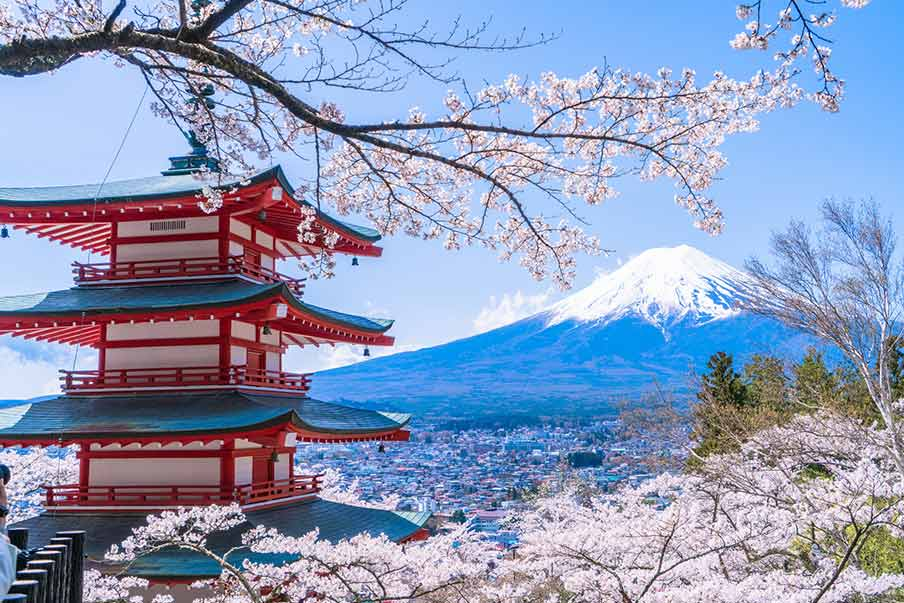
#> input picture Procesamiento-Imagenes/Manipulacion y procesado con NumPy y SciPy/Japan.jpeg, 904 x 603 px
$ python -i Funcion.py   (imports and definitions only)
#> lines starting #> are read from the running program, lines starting #| are printed output that depends on the picture; after the words box and inside, x2 and y2 are one past the last pixel; in counts of white or black regions, pixels touching at a corner belong together
import cv2
import numpy as np
import scipy as sp
import matplotlib.pyplot as plt

def procesado(ruta,filtro,img=0):
#> called with filtro = 3, img = 1
    im = cv2.imread(ruta)
#> im is the input picture: shape (603, 904, 3); mean B, G, R 184.1, 152.8, 139.8
    im = cv2.cvtColor(im, cv2.COLOR_BGR2GRAY)
#> im: shape (603, 904)
    umbral,im1 = cv2.threshold(im, 0, 255,  cv2.THRESH_OTSU)
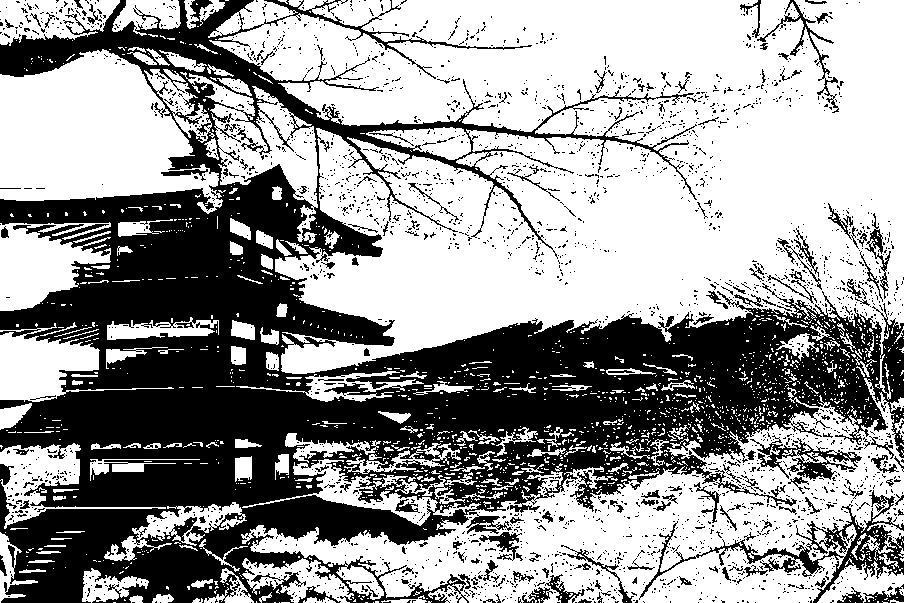
#> im1: shape (603, 904); 60.3% white; 2704 black regions (2548 under 20 px), largest, box (x1, y1, x2, y2) and area: (0, 0, 904, 603) 191569, (639, 490, 904, 603) 4379, (750, 435, 862, 480) 1530
#> umbral = 141
    label_im, nb_labels = sp.ndimage.label(im1)
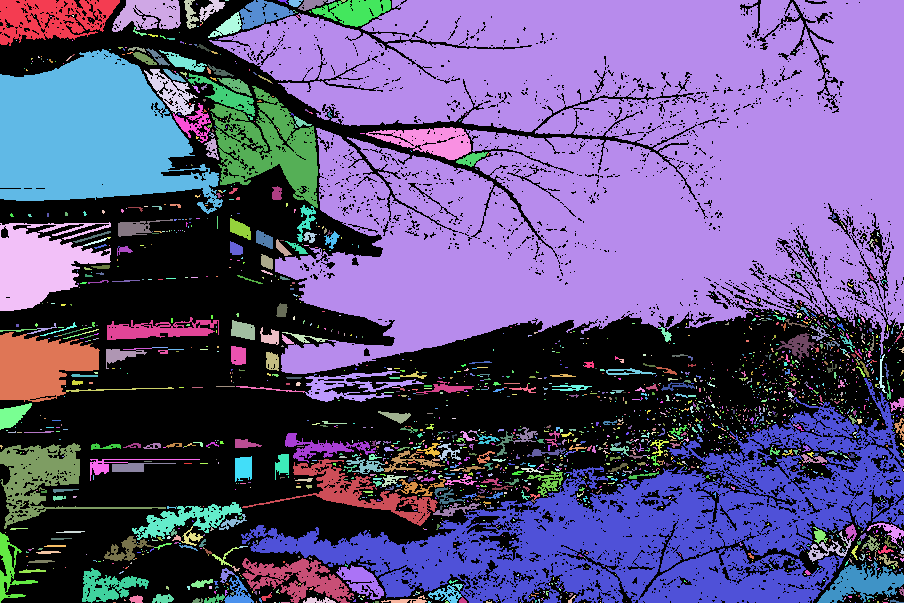
#> label_im: shape (603, 904) int32; 2551 distinct labels, from 0 to 2550; one colour per label, 0 black
#> nb_labels = 2550
    sizes = sp.ndimage.sum(im1, label_im, range(nb_labels + 1))
#> sizes = 2551 values, max 45282645 at index 13, min 0 at index 0, mean 32840.1
    mask_size = sizes < (sizes.max() - 10)
    remove_pixel = mask_size[label_im]
#> remove_pixel: shape (603, 904) bool; 67.4% white; 1 black region, box (x1, y1, x2, y2) and area: (209, 0, 904, 374) 177579
    label_im[remove_pixel] = 0
    raiz = sp.ndimage.binary_opening(label_im, structure=np.ones((filtro,filtro)))
#> raiz: shape (603, 904) bool; 31.6% white; 53 white regions (31 under 20 px), largest, box (x1, y1, x2, y2) and area: (213, 0, 904, 374) 166574, (317, 128, 390, 236) 4403, (376, 33, 400, 42) 157
    label_raiz, nb_labels_raiz = sp.ndimage.label(raiz)
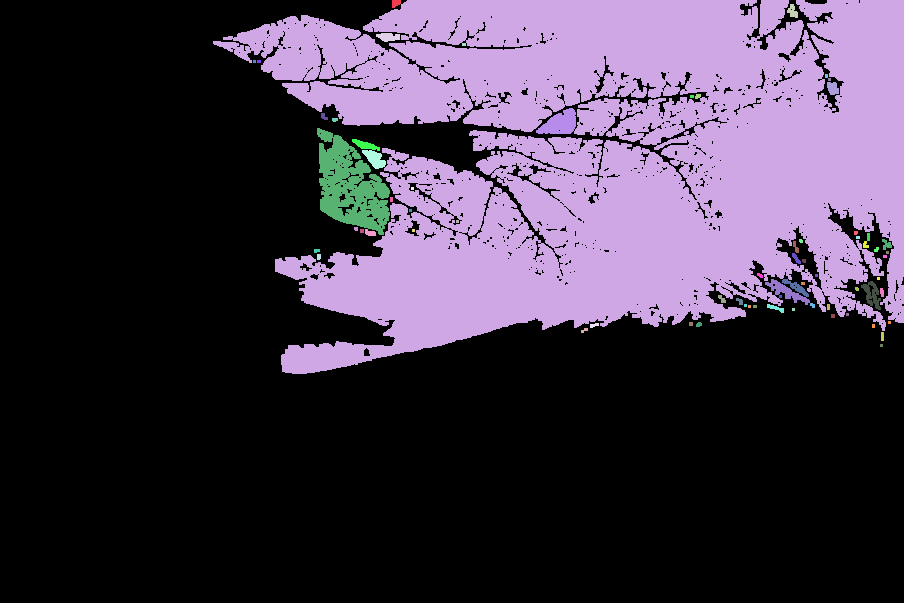
#> label_raiz: shape (603, 904) int32; 70 distinct labels, from 0 to 69; one colour per label, 0 black
#> nb_labels_raiz = 69
    sizes1 = sp.ndimage.sum(raiz, label_raiz, range(nb_labels_raiz + 1))
#> sizes1 = 70 values, max 164489 at index 2, min 0 at index 0, mean 2461.1
    mask_size1 = sizes1 < (sizes1.max() - 10)
    remove_pixel1 = mask_size1[label_raiz]
#> remove_pixel1: shape (603, 904) bool; 69.8% white; 1 black region, box (x1, y1, x2, y2) and area: (213, 0, 904, 374) 164489
    label_raiz[remove_pixel1] = 0
    if label_raiz.max() > 1:
        label_raiz_scaled = (255.0 / label_raiz.max() * label_raiz).astype(np.uint8)
    else:
        label_raiz_scaled = (label_raiz * 255).astype(np.uint8)

    if im1.max() > 1:
        im1_scaled = (255.0 / im1.max() * im1).astype(np.uint8)
    else:
        im1_scaled = (im1 * 255).astype(np.uint8)
    if img != 0:
        return im1_scaled
    else:
        return label_raiz_scaled

def seleccion(ruta):
    imagen_original = procesado(ruta,3,1)
    imagen_3 = procesado(ruta,3)
    imagen_5 = procesado(ruta,5)
#> call 3 of procesado, with filtro = 5, img = 0
#> in procesado (call 3), `raiz = sp.ndimage.binary_opening(label_im, structure=np.ones((filtro,f..`: raiz: shape (603, 904) bool; 29.9% white; 38 white regions, largest, box (x1, y1, x2, y2) and area: (237, 0, 904, 374) 152937, (319, 131, 389, 234) 3646, (538, 99, 619, 136) 1738
#> in procesado (call 3), `label_raiz, nb_labels_raiz = sp.ndimage.label(raiz)`:
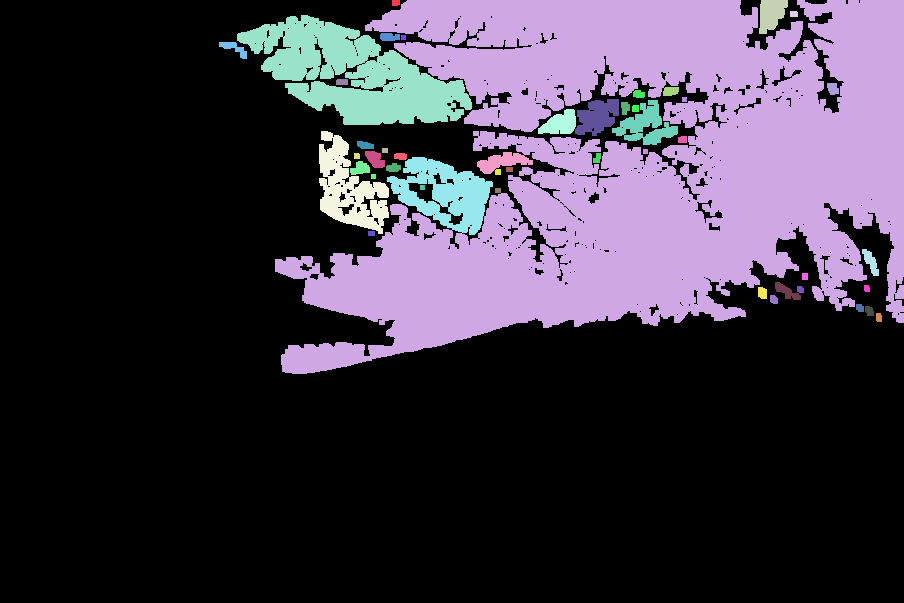
#> label_raiz: shape (603, 904) int32; 48 distinct labels, from 0 to 47; one colour per label, 0 black
#> in procesado (call 3), `label_raiz, nb_labels_raiz = sp.ndimage.label(raiz)`: nb_labels_raiz = 47
#> in procesado (call 3), `sizes1 = sp.ndimage.sum(raiz, label_raiz, range(nb_labels_raiz + 1))`: sizes1 = 48 values, max 134458 at index 2, min 0 at index 0, mean 3399.8
#> in procesado (call 3), `remove_pixel1 = mask_size1[label_raiz]`:
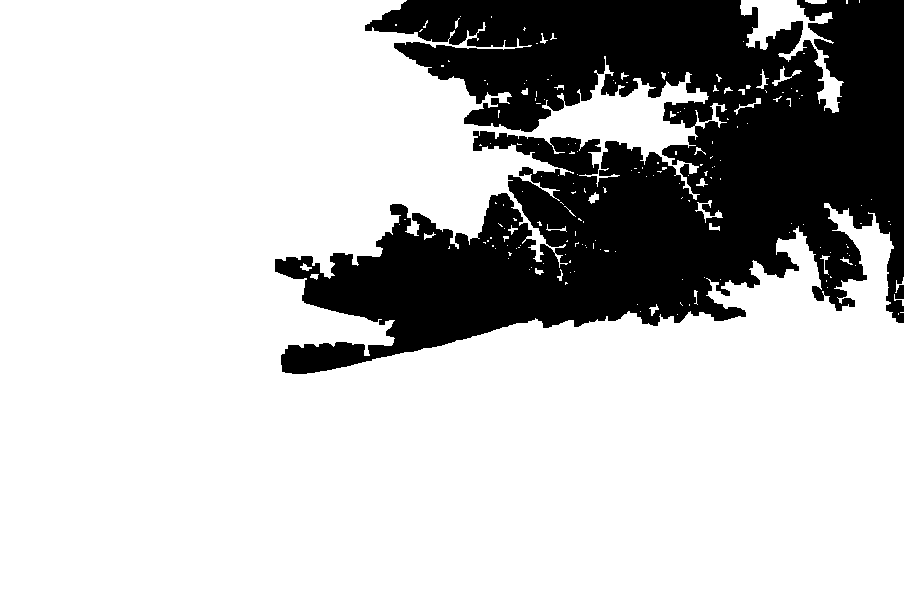
#> remove_pixel1: shape (603, 904) bool; 75.3% white; 1 black region, box (x1, y1, x2, y2) and area: (275, 0, 904, 374) 134458
    area_total = 0
    for i in imagen_original:
        for j in i:
            if j != 0:
                area_total += 1
#> after the loop, area_total = 328530
    labels3 = np.unique(imagen_3)
#> labels3 = [0, 255]
    slice_x, slice_y = sp.ndimage.find_objects(imagen_3 == labels3[1])[0]
    rec3 = imagen_3[slice_x, slice_y]
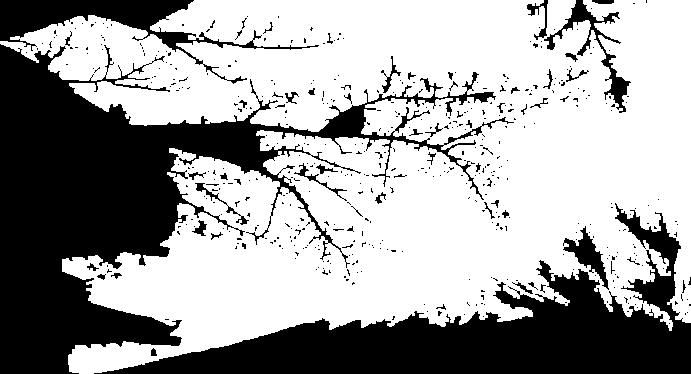
#> rec3: shape (374, 691); 63.6% white; 502 black regions (451 under 20 px), largest, box (x1, y1, x2, y2) and area: (0, 44, 514, 374) 50119, (94, 203, 691, 374) 31715, (0, 0, 319, 84) 5668
    area_3 = 0
    for i in rec3:
        for j in i:
            if j != 0:
                area_3 += 1
#> after the loop, area_3 = 164489
    labels5 = np.unique(imagen_5)
#> labels5 = [0, 255]
    slice_x1, slice_y1 = sp.ndimage.find_objects(imagen_5 == labels5[1])[0]
    rec3 = imagen_5[slice_x1, slice_y1]
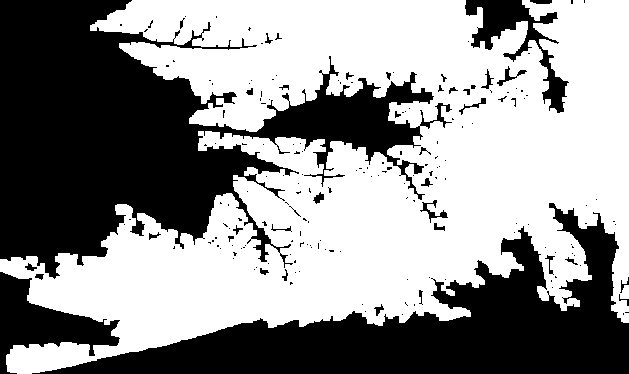
#> rec3: shape (374, 629); 57.2% white; 192 black regions (156 under 20 px), largest, box (x1, y1, x2, y2) and area: (0, 0, 452, 279) 55541, (32, 203, 629, 374) 35070, (0, 272, 120, 374) 4929
    area_5 = 0
    for i in imagen_5:
        for j in i:
            if j != 0:
                area_5 += 1
#> after the loop, area_5 = 134458
    relacion_3 = (area_total- area_3)/area_total
#> relacion_3 = 0.499
    relacion_5 = (area_total-area_5)/area_total
#> relacion_5 = 0.591
    relacion_3A = np.abs(relacion_3-40)
#> relacion_3A = 39.5
    relacion_5A = np.abs(relacion_5-40)
#> relacion_5A = 39.41
    if relacion_3A < relacion_5A:
        filtro = 3
        return imagen_3, filtro,relacion_3
    else:
        filtro = 5
        return imagen_5, filtro,relacion_5

>>> result = seleccion('../Procesamiento-Imagenes/Manipulacion y procesado con NumPy y SciPy/Japan.jpeg')

$ run again, on Procesamiento-Imagenes/Manipulacion y procesado con NumPy y SciPy/face.png
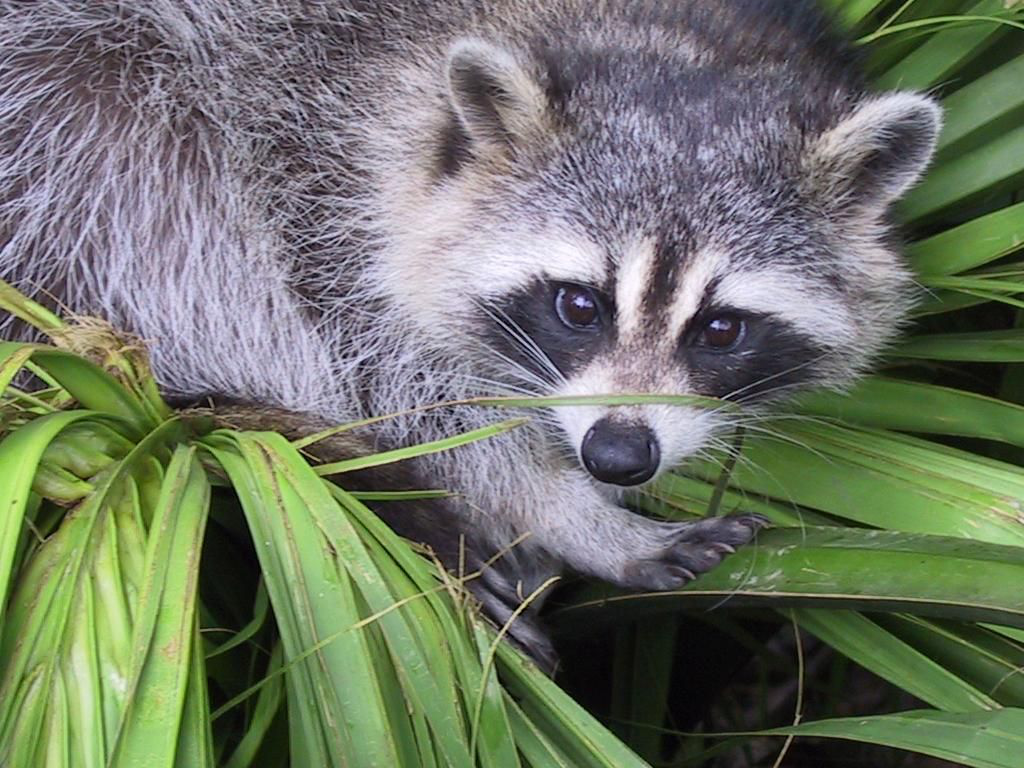
#> input picture Procesamiento-Imagenes/Manipulacion y procesado con NumPy y SciPy/face.png, 1024 x 768 px
#> in procesado, im is the input picture: shape (768, 1024, 3); mean B, G, R 102.1, 117.7, 110.7
#> im: shape (768, 1024)
#> in procesado, `umbral,im1 = cv2.threshold(im, 0, 255,  cv2.THRESH_OTSU)`:
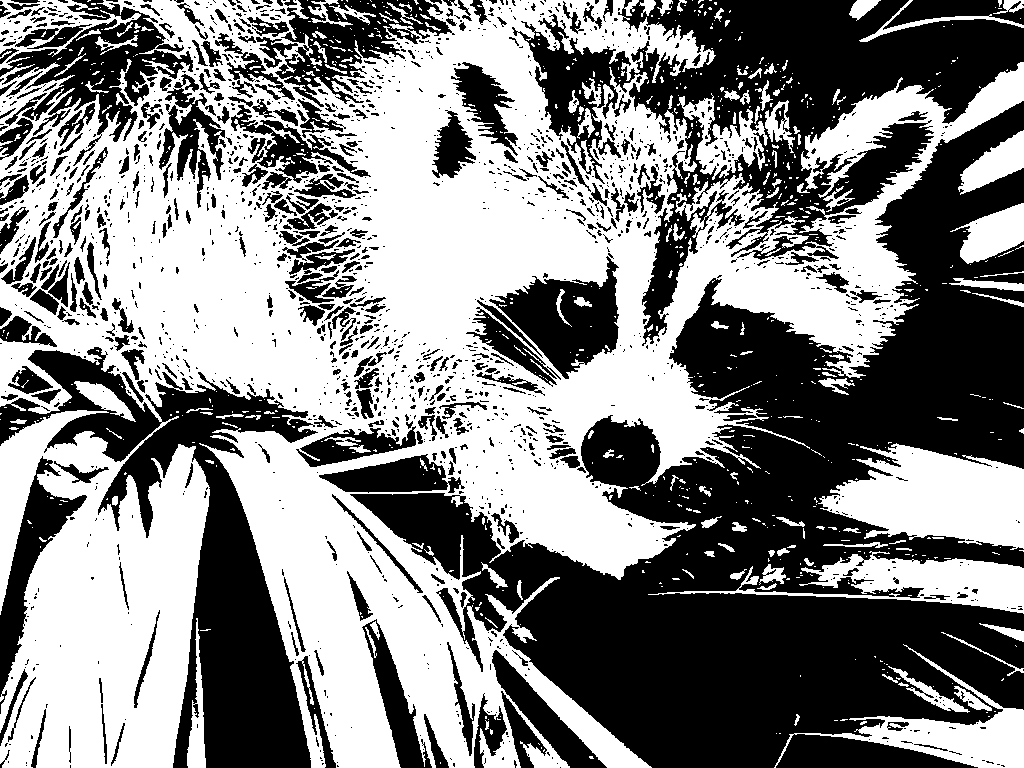
#> im1: shape (768, 1024); 51.6% white; 1811 black regions (1377 under 20 px), largest, box (x1, y1, x2, y2) and area: (350, 101, 1024, 768) 175452, (512, 0, 1024, 346) 57477, (0, 347, 318, 768) 39934
#> umbral = 112
#> nb_labels = 1215
#> sizes = 1216 values, max 74997795 at index 3, min 0 at index 0, mean 85163.5
#> remove_pixel: shape (768, 1024) bool; 62.6% white; 1 black region, box (x1, y1, x2, y2) and area: (0, 0, 1024, 768) 294109
#> raiz: shape (768, 1024) bool; 35.6% white; 273 white regions (132 under 20 px), largest, box (x1, y1, x2, y2) and area: (0, 0, 1024, 768) 264902, (647, 24, 698, 69) 1300, (290, 664, 326, 768) 1099
#> nb_labels_raiz = 302
#> sizes1 = 303 values, max 257727 at index 1, min 0 at index 0, mean 923.1
#> remove_pixel1: shape (768, 1024) bool; 67.2% white; 1 black region, box (x1, y1, x2, y2) and area: (0, 0, 1024, 768) 257727
#> raiz: shape (768, 1024) bool; 31.1% white; 211 white regions, largest, box (x1, y1, x2, y2) and area: (0, 0, 906, 768) 196270, (801, 63, 1024, 301) 12305, (500, 644, 647, 768) 3622
#> remove_pixel1: shape (768, 1024) bool; 75.1% white; 1 black region, box (x1, y1, x2, y2) and area: (0, 0, 906, 768) 195857
#> after the loop in seleccion, `for i in imagen_original:`: area_total = 406113
#> labels3 = [0, 255]
#> after the loop in seleccion, `for i in rec3:`: area_3 = 257727
#> labels5 = [0, 255]
#> in seleccion, `rec3 = imagen_5[slice_x1, slice_y1]`:
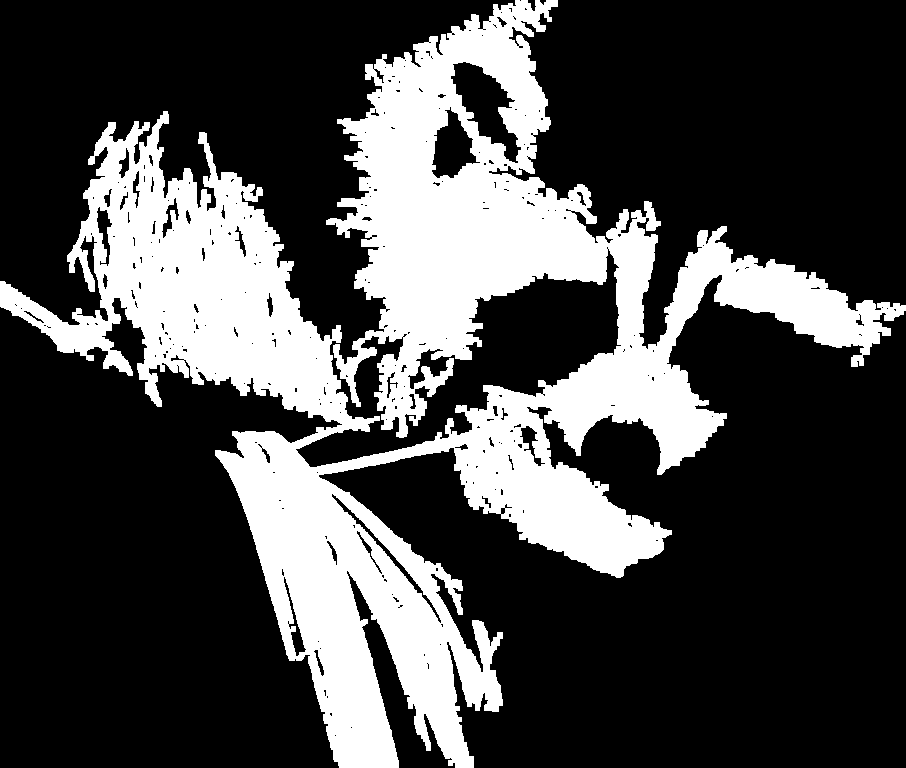
#> rec3: shape (768, 906); 28.1% white; 1 white region, box (x1, y1, x2, y2) and area: (0, 0, 906, 768) 195857
#> after the loop in seleccion, `for i in imagen_5:`: area_5 = 195857
#> relacion_3 = 0.365
#> relacion_5 = 0.518
#> relacion_3A = 39.63
#> relacion_5A = 39.48
